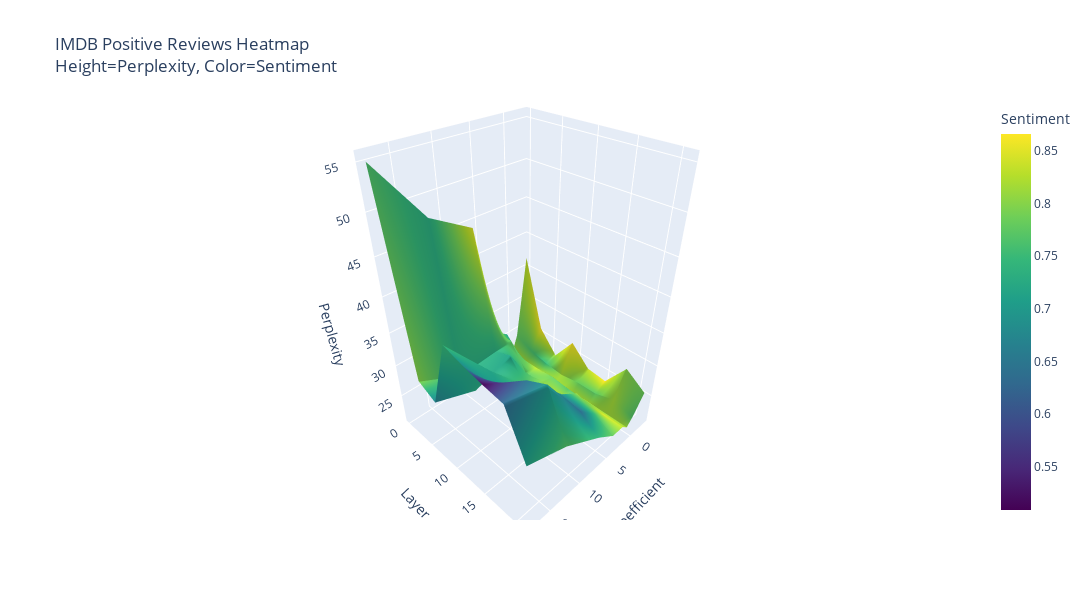
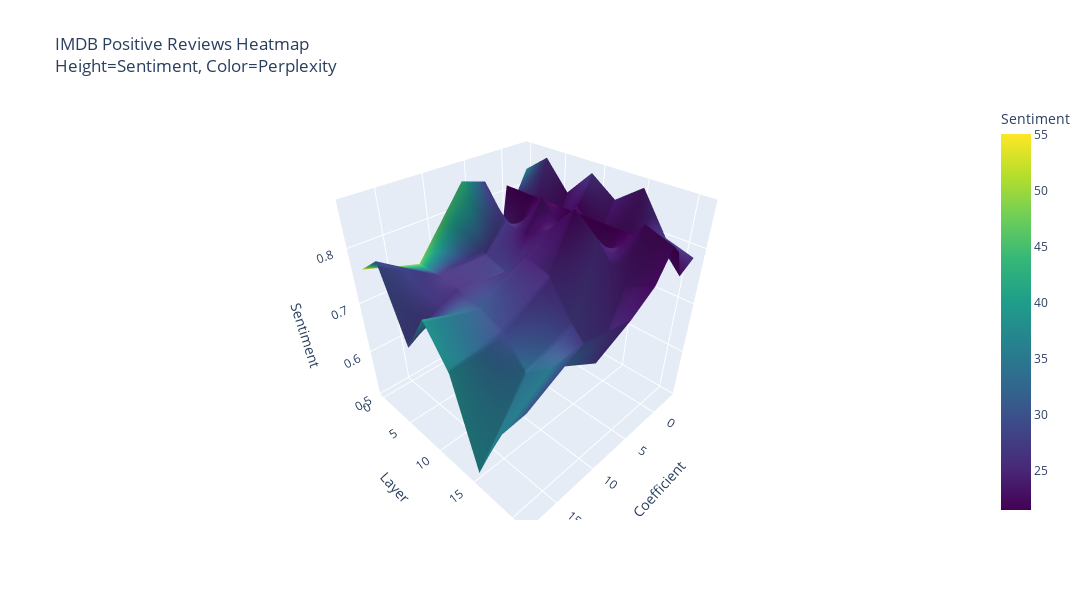

The notebook cell saved with these charts, in order:
### Code cell
import plotly.graph_objects as go

def plot_3d_heatmap(exp_folder: str, SELECTION: str, z: str = "perplexity", color: str = "sentiment"):
    files = os.listdir(exp_folder)
    data = []

    for f in files:
        if f == "meta.json":
            continue

        with open(exp_folder + "/" + f) as fp:
            d = json.load(fp)
            data.append({
                "layer": d["layer"],
                "coeff": d["coeff"], 
                "perplexity": np.mean(d["perplexities"]), # avg over batch
                "sentiment": np.mean(d["sentiment"]),
            })

    df = pd.DataFrame(data)
    perp_pivot = df.pivot(index="layer", columns="coeff", values=z)
    sent_pivot = df.pivot(index="layer", columns="coeff", values=color)

    x, y = np.meshgrid(perp_pivot.columns, perp_pivot.index)
    
    dataset_name = f"IMDB {SELECTION.title()} Reviews" if SELECTION != "toxicity" else "RealToxicityPrompts"
    
    fig = go.Figure(data=[go.Surface(
        x=x, y=y, z=perp_pivot.values,
        surfacecolor=sent_pivot.values,
        colorscale='Viridis',
        colorbar=dict(title='Sentiment')
    )])

    fig.update_layout(
        title=f"{dataset_name} Heatmap<br>Height={z.title()}, Color={color.title()}",
        scene=dict(
            xaxis_title="Coefficient",
            yaxis_title="Layer",
            zaxis_title=z.title()
        ),
        width=1200,
        height=600
    )

    # fig.write_image(f"figures/{exp_name}_z{z}_color{color}_3d_heatmap.png", scale=3)
    fig.write_html(f"figures/{exp_name}_z{z}_color{color}_3d_heatmap.html")
    fig.show()

plot_3d_heatmap(exp_folder, SELECTION, z="perplexity", color="sentiment")
plot_3d_heatmap(exp_folder, SELECTION, z="sentiment", color="perplexity")

### Figure 1 — Plotly figure (JSON) as saved in the notebook; plotly's stock layout.template omitted (floating-point values rounded to 4 significant figures)
{"data": [{"colorbar": {"title": {"text": "Sentiment"}}, "colorscale": [[0, "#440154"], [0.1111, "#482878"], [0.2222, "#3e4989"], [0.3333, "#31688e"], [0.4444, "#26828e"], [0.5556, "#1f9e89"], [0.6667, "#35b779"], [0.7778, "#6ece58"], [0.8889, "#b5de2b"], [1, "#fde725"]], "surfacecolor": [[0.8312, 0.7779, 0.8134, 0.7171, 0.8345, 0.8485, 0.7316, 0.7635], [0.8643, 0.7612, 0.8134, 0.7491, 0.7755, 0.7313, 0.7316, 0.7989], [0.8145, 0.7479, 0.8134, 0.8295, 0.7662, 0.7157, 0.7285, 0.6677], [0.863, 0.814, 0.8134, 0.7819, 0.7962, 0.7667, 0.7148, 0.7479], [0.8312, 0.7808, 0.8134, 0.7651, 0.8489, 0.7512, 0.6986, 0.6811], [0.8662, 0.7724, 0.8134, 0.7817, 0.8109, 0.6857, 0.6493, 0.5089], [0.7985, 0.8149, 0.8134, 0.8458, 0.7529, 0.6364, 0.692, 0.6337], [0.7839, 0.766, 0.8134, 0.8293, 0.779, 0.747, 0.7664, 0.716]], "type": "surface", "x": [[-3, -1, 0, 1, 3, 6, 12, 18], [-3, -1, 0, 1, 3, 6, 12, 18], [-3, -1, 0, 1, 3, 6, 12, 18], [-3, -1, 0, 1, 3, 6, 12, 18], [-3, -1, 0, 1, 3, 6, 12, 18], [-3, -1, 0, 1, 3, 6, 12, 18], [-3, -1, 0, 1, 3, 6, 12, 18], [-3, -1, 0, 1, 3, 6, 12, 18]], "y": [[0, 0, 0, 0, 0, 0, 0, 0], [3, 3, 3, 3, 3, 3, 3, 3], [6, 6, 6, 6, 6, 6, 6, 6], [9, 9, 9, 9, 9, 9, 9, 9], [12, 12, 12, 12, 12, 12, 12, 12], [15, 15, 15, 15, 15, 15, 15, 15], [18, 18, 18, 18, 18, 18, 18, 18], [21, 21, 21, 21, 21, 21, 21, 21]], "z": [[36.5, 24.06, 21.49, 25.43, 26.84, 44.14, 47.42, 55.03], [25.97, 22.9, 21.49, 22.68, 27.05, 26.83, 26.48, 29.49], [22.64, 22.33, 21.49, 22.73, 22.77, 28.05, 25.86, 28.09], [26.67, 22.06, 21.49, 23.02, 23.58, 24.58, 31.14, 38.44], [23.85, 22.53, 21.49, 22.67, 21.85, 25.31, 28.72, 37.62], [23.49, 22.58, 21.49, 22.54, 25.4, 27.33, 33.59, 37.0], [27.59, 23.51, 21.49, 22.26, 23.96, 26.65, 35.0, 36.54], [25.47, 22.57, 21.49, 22.34, 22.33, 24.49, 28.04, 30.27]]}], "layout": {"height": 600, "scene": {"xaxis": {"title": {"text": "Coefficient"}}, "yaxis": {"title": {"text": "Layer"}}, "zaxis": {"title": {"text": "Perplexity"}}}, "title": {"text": "IMDB Positive Reviews Heatmap<br>Height=Perplexity, Color=Sentiment"}, "width": 1200}}

### Figure 2 — Plotly figure (JSON) as saved in the notebook; plotly's stock layout.template omitted (floating-point values rounded to 4 significant figures)
{"data": [{"colorbar": {"title": {"text": "Sentiment"}}, "colorscale": [[0, "#440154"], [0.1111, "#482878"], [0.2222, "#3e4989"], [0.3333, "#31688e"], [0.4444, "#26828e"], [0.5556, "#1f9e89"], [0.6667, "#35b779"], [0.7778, "#6ece58"], [0.8889, "#b5de2b"], [1, "#fde725"]], "surfacecolor": [[36.5, 24.06, 21.49, 25.43, 26.84, 44.14, 47.42, 55.03], [25.97, 22.9, 21.49, 22.68, 27.05, 26.83, 26.48, 29.49], [22.64, 22.33, 21.49, 22.73, 22.77, 28.05, 25.86, 28.09], [26.67, 22.06, 21.49, 23.02, 23.58, 24.58, 31.14, 38.44], [23.85, 22.53, 21.49, 22.67, 21.85, 25.31, 28.72, 37.62], [23.49, 22.58, 21.49, 22.54, 25.4, 27.33, 33.59, 37.0], [27.59, 23.51, 21.49, 22.26, 23.96, 26.65, 35.0, 36.54], [25.47, 22.57, 21.49, 22.34, 22.33, 24.49, 28.04, 30.27]], "type": "surface", "x": [[-3, -1, 0, 1, 3, 6, 12, 18], [-3, -1, 0, 1, 3, 6, 12, 18], [-3, -1, 0, 1, 3, 6, 12, 18], [-3, -1, 0, 1, 3, 6, 12, 18], [-3, -1, 0, 1, 3, 6, 12, 18], [-3, -1, 0, 1, 3, 6, 12, 18], [-3, -1, 0, 1, 3, 6, 12, 18], [-3, -1, 0, 1, 3, 6, 12, 18]], "y": [[0, 0, 0, 0, 0, 0, 0, 0], [3, 3, 3, 3, 3, 3, 3, 3], [6, 6, 6, 6, 6, 6, 6, 6], [9, 9, 9, 9, 9, 9, 9, 9], [12, 12, 12, 12, 12, 12, 12, 12], [15, 15, 15, 15, 15, 15, 15, 15], [18, 18, 18, 18, 18, 18, 18, 18], [21, 21, 21, 21, 21, 21, 21, 21]], "z": [[0.8312, 0.7779, 0.8134, 0.7171, 0.8345, 0.8485, 0.7316, 0.7635], [0.8643, 0.7612, 0.8134, 0.7491, 0.7755, 0.7313, 0.7316, 0.7989], [0.8145, 0.7479, 0.8134, 0.8295, 0.7662, 0.7157, 0.7285, 0.6677], [0.863, 0.814, 0.8134, 0.7819, 0.7962, 0.7667, 0.7148, 0.7479], [0.8312, 0.7808, 0.8134, 0.7651, 0.8489, 0.7512, 0.6986, 0.6811], [0.8662, 0.7724, 0.8134, 0.7817, 0.8109, 0.6857, 0.6493, 0.5089], [0.7985, 0.8149, 0.8134, 0.8458, 0.7529, 0.6364, 0.692, 0.6337], [0.7839, 0.766, 0.8134, 0.8293, 0.779, 0.747, 0.7664, 0.716]]}], "layout": {"height": 600, "scene": {"xaxis": {"title": {"text": "Coefficient"}}, "yaxis": {"title": {"text": "Layer"}}, "zaxis": {"title": {"text": "Sentiment"}}}, "title": {"text": "IMDB Positive Reviews Heatmap<br>Height=Sentiment, Color=Perplexity"}, "width": 1200}}
